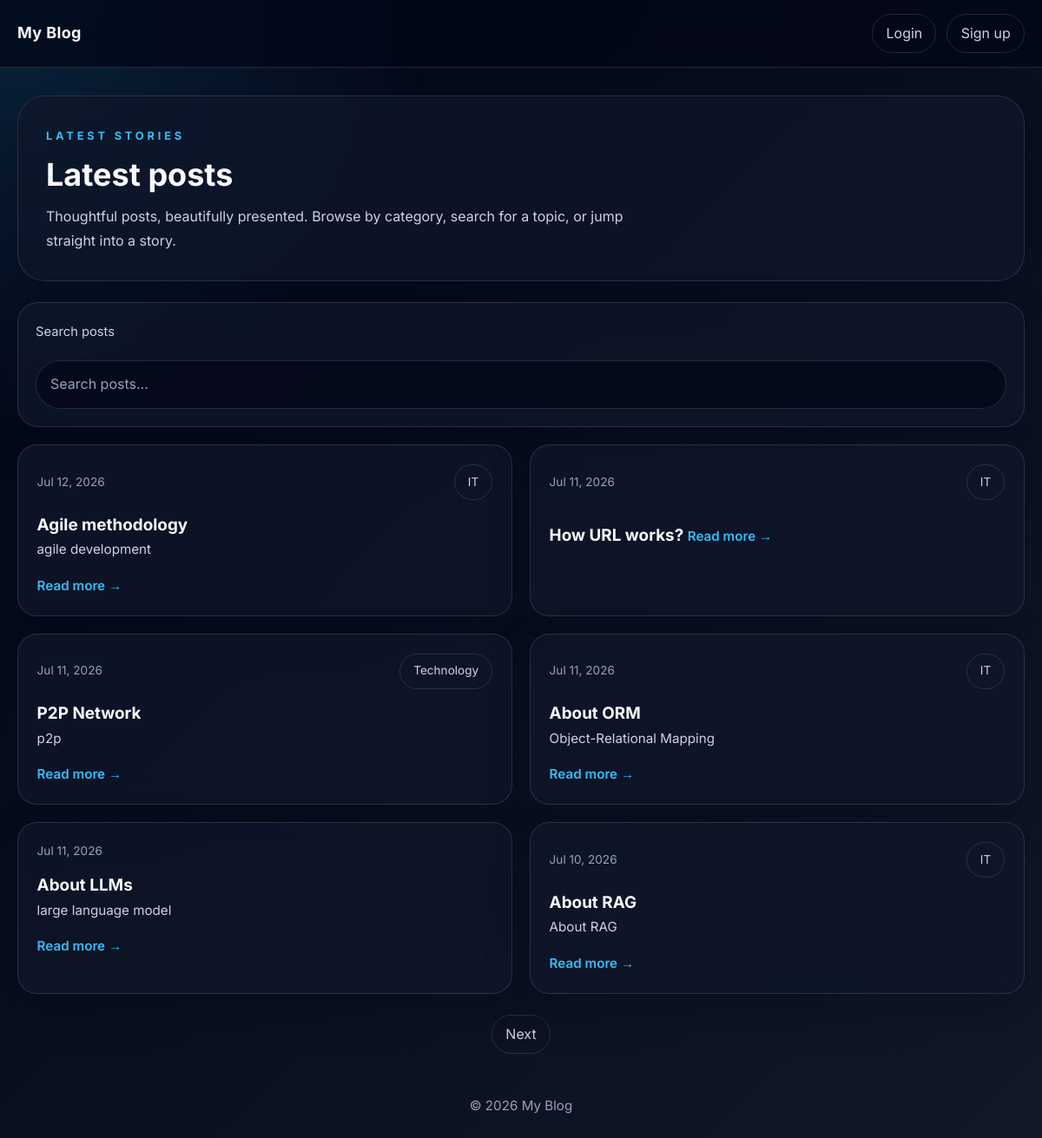
The page / on the database its author committed.
### blog/models.py (models this page shows, shortened)
class Post(models.Model):
    title = models.CharField(max_length=200)
    slug = models.SlugField(unique=True)
    author = models.ForeignKey(User, on_delete=models.CASCADE)
    category = models.ForeignKey(Category, on_delete=models.SET_NULL, null=True, blank=True, related_name="posts")
    tags = models.ManyToManyField(Tag, blank=True, related_name="posts")
    content = models.TextField()
    excerpt = models.CharField(max_length=300, blank=True)
    cover_image = models.ImageField(upload_to="posts/", blank=True, null=True)
    published = models.BooleanField(default=False)
    created_at = models.DateTimeField(auto_now_add=True)
    updated_at = models.DateTimeField(auto_now=True)
    class Meta:
        ordering = ["-created_at"]
    def get_absolute_url(self):
        return reverse("blog:post_detail", kwargs={"slug": self.slug})

class Category(models.Model):
    name = models.CharField(max_length=100, unique=True)
    slug = models.SlugField(unique=True)
    class Meta:
        verbose_name_plural = "Categories"
        ordering = ["name"]

### blog/views.py (the view)
# urls.py: path("", views.PostListView.as_view(), name="post_list"),
class PostListView(ListView):
    model = Post
    template_name = "blog/post_list.html"
    context_object_name = "posts"
    paginate_by = 6
    def dispatch(self, request, *args, **kwargs):
        if request.user.is_authenticated and (request.user.is_staff or request.user.is_superuser):
            return dashboard(request)
        return super().dispatch(request, *args, **kwargs)
    def get_queryset(self):
        qs = Post.objects.filter(published=True)
        query = self.request.GET.get("q")
        if query:
            qs = qs.filter(Q(title__icontains=query) | Q(content__icontains=query))
        return qs
    def get_context_data(self, **kwargs):
        context = super().get_context_data(**kwargs)
        context["query"] = self.request.GET.get("q", "")
        context["categories"] = Category.objects.all()
        return context

### templates/blog/post_list.html (shortened to what this page needs)
{% extends "base.html" %}
{% block content %}
<section class="hero-card">
  <p class="hero-kicker">Latest stories</p>
  <h1 class="hero-title">Latest posts</h1>
  <p class="hero-copy">Thoughtful posts, beautifully presented. Browse by category, search for a topic, or jump straight into a story.</p>
</section>
<form method="get" class="panel">
  <label for="search-posts" class="form-label">Search posts</label>
  <input id="search-posts" type="text" name="q" value="{{ query }}" placeholder="Search posts..." class="search-box">
</form>
<div class="posts-grid">
  {% for post in posts %}
    <article class="post-card">
      <div class="post-meta">
        <span>{{ post.created_at|date:"M d, Y" }}</span>
        {% if post.category %}<span class="nav-chip">{{ post.category.name }}</span>{% endif %}
      </div>
      <a href="{{ post.get_absolute_url }}" class="post-title">{{ post.title }}</a>
      {% if post.excerpt %}<p class="post-excerpt">{{ post.excerpt }}</p>{% endif %}
      <a href="{{ post.get_absolute_url }}" class="read-more">Read more →</a>
    </article>
  {% empty %}
    <div class="empty-state">No posts yet.</div>
  {% endfor %}
</div>
{% if is_paginated %}
<div class="editor-actions" style="justify-content:center; margin-top:1.5rem;">
  {% if page_obj.has_next %}<a class="nav-chip" href="?page={{ page_obj.next_page_number }}">Next</a>{% endif %}
</div>
{% endif %}
{% endblock %}

### static/css/custom.css (style rules this page uses)
:root { color-scheme: dark; --bg-main: #020617; --bg-panel: rgba(15, 23, 42, 0.78); --bg-soft: rgba(255, 255, 255, 0.08); --border-soft: rgba(255, 255, 255, 0.12); --text-main: #f8fafc; --text-muted: #cbd5e1; --text-subtle: #94a3b8; --accent: #38bdf8; --accent-strong: #0ea5e9; --shadow: 0 20px 45px rgba(2, 8, 23, 0.35); }
* { box-sizing: border-box; }
body { margin: 0; font-family: 'Inter', sans-serif; background: linear-gradient(135deg, var(--bg-main) 0%, #111827 100%); color: var(--text-main); line-height: 1.6; }
body::before { content: ""; position: fixed; inset: 0; background: radial-gradient(circle at top left, rgba(56, 189, 248, 0.16), transparent 28%); pointer-events: none; z-index: -1; }
a { color: inherit; text-decoration: none; }
.nav-chip { padding: 0.55rem 0.95rem; border: 1px solid var(--border-soft); border-radius: 999px; color: var(--text-muted); transition: all 180ms ease; }
.hero-card, .panel, .post-card, .login-card, .dashboard-card, .form-card { background: var(--bg-panel); border: 1px solid var(--border-soft); box-shadow: var(--shadow); backdrop-filter: blur(16px); }
.hero-card { border-radius: 2rem; padding: 2rem; margin-bottom: 1.5rem; }
.hero-kicker { display: inline-block; margin-bottom: 0.85rem; color: var(--accent); font-size: 0.8rem; font-weight: 700; letter-spacing: 0.3em; text-transform: uppercase; }
.hero-title { font-size: clamp(1.8rem, 3vw, 2.8rem); font-weight: 700; line-height: 1.15; margin-bottom: 0.8rem; }
.hero-copy { max-width: 700px; color: var(--text-muted); font-size: 1rem; line-height: 1.75; }
.search-box { width: 100%; margin-top: 1.25rem; padding: 0.9rem 1rem; border-radius: 999px; border: 1px solid var(--border-soft); background: rgba(2, 6, 23, 0.6); color: var(--text-main); }
.search-box::placeholder { color: var(--text-subtle); }
.posts-grid { display: grid; grid-template-columns: repeat(2, minmax(0, 1fr)); gap: 1.25rem; }
.post-card, .panel, .hero-card, .login-card, .editor-card, .auth-hero, .auth-panel { overflow: hidden; }
.post-card { border-radius: 1.4rem; padding: 1.35rem; transition: transform 180ms ease, border-color 180ms ease; }
.post-meta { display: flex; justify-content: space-between; align-items: center; gap: 0.75rem; margin-bottom: 0.85rem; color: var(--text-subtle); font-size: 0.85rem; }
.post-title { font-size: 1.18rem; font-weight: 700; margin-bottom: 0.7rem; }
.post-excerpt { color: var(--text-muted); line-height: 1.75; font-size: 0.95rem; }
.read-more { display: inline-flex; margin-top: 1rem; color: var(--accent); font-size: 0.95rem; font-weight: 600; }
.panel { border-radius: 1.5rem; padding: 1.25rem; margin-bottom: 1.25rem; }
.form-label { color: var(--text-muted); font-size: 0.92rem; }
.editor-actions { display: flex; flex-wrap: wrap; gap: 0.75rem; margin-top: 0.5rem; }

### rows shown on the page
Post: created_at "Jul 12, 2026", category.name "IT", title "Agile methodology", excerpt "agile development"
Post: created_at "Jul 11, 2026", category.name "IT", title "How URL works?"
Post: created_at "Jul 11, 2026", category.name "Technology", title "P2P Network", excerpt "p2p"
Post: created_at "Jul 11, 2026", category.name "IT", title "About ORM", excerpt "Object-Relational Mapping"
Post: created_at "Jul 11, 2026", title "About LLMs", excerpt "large language model"
Post: created_at "Jul 10, 2026", category.name "IT", title "About RAG", excerpt "About RAG"
